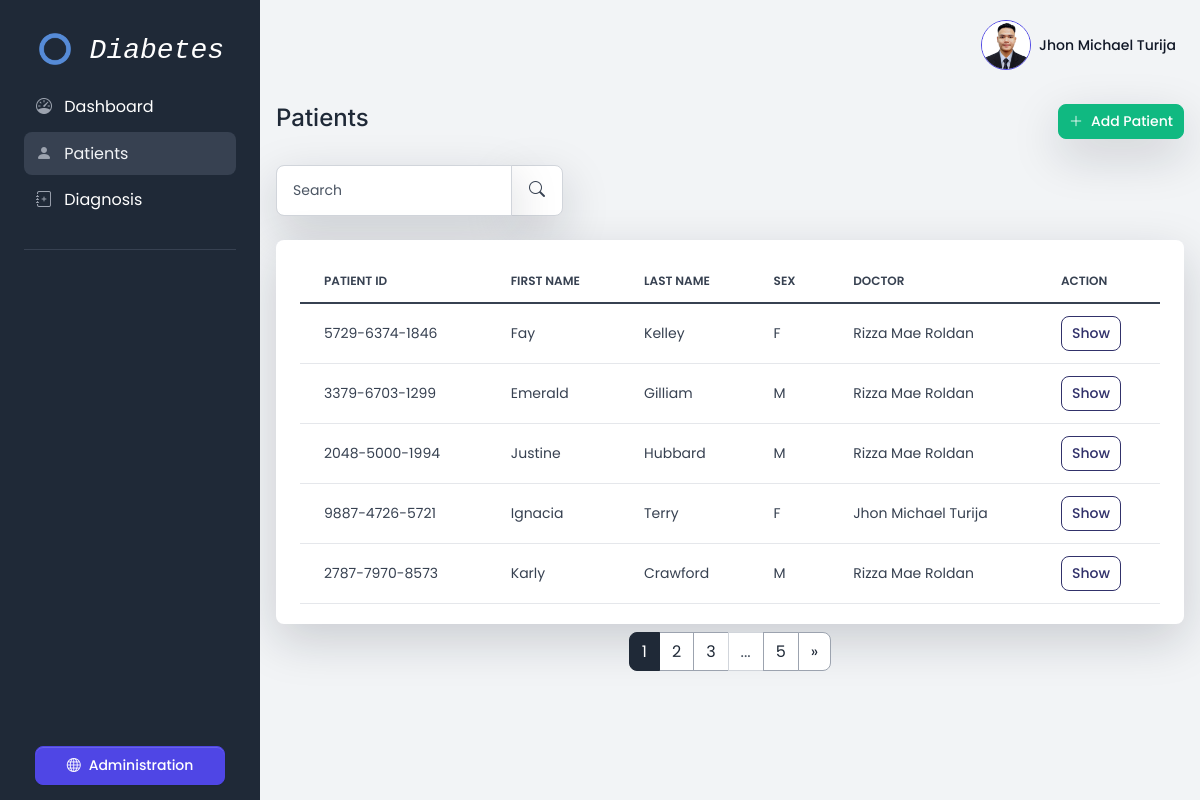
/patients/ (signed in), run on the app's committed database.
### diabetes/models.py (models this page shows, shortened)
class ExtendedUserModel(models.Model):
     user = models.OneToOneField(User, on_delete=models.CASCADE);
     image = models.ImageField(upload_to='user/images', null=True, blank=True)
     class Meta:
          verbose_name = 'User Image'

class Patient(models.Model):
     added_by = models.ForeignKey(User, on_delete=models.SET_NULL, null=True)
     custom_patient_id = models.CharField(max_length=14, unique=True, default=generate_unique_id, verbose_name='Patient ID')
     first_name = models.CharField(max_length=255, verbose_name='First name')
     middle_name = models.CharField(max_length=255, null=True, blank=True, verbose_name='Middle name')
     last_name = models.CharField(max_length=255, verbose_name='Last name')
     sex = models.CharField(max_length=1,choices=(('M','M'),('F','F')))
     address = models.CharField(max_length=255, null=True, blank=True)
     barangay = models.ForeignKey(Barangay, on_delete=models.CASCADE)
     created_at = models.DateTimeField(auto_now_add=True)
     updated_at = models.DateTimeField(auto_now=True)

### diabetes/views.py (the view)
# urls.py: path('patients/', views.patient_index, name='patients'),
@login_required(login_url='/login')
def patient_index(request):
     search = request.GET.get('search')
     if search:
          queryset = Patient.objects.filter(Q(custom_patient_id__icontains = search) | Q(first_name__icontains = search) | Q(last_name__icontains = search) | Q(added_by__first_name__icontains=search) | Q(added_by__last_name__icontains=search)).order_by('-created_at')
     else:
          search = ''
          queryset = Patient.objects.all().order_by('-created_at')
     items_per_page = 5
     paginator = Paginator(queryset, items_per_page)
     page_number = request.GET.get('page')
     patients = paginator.get_page(page_number)
     return render(request, 'diabetes/patient-index.html',{'patients': patients, 'search': search})

### diabetes/templates/diabetes/patient-index.html (shortened to what this page needs)
{% extends 'diabetes/base.html' %}
{% block content %}
<x-app-layout>
	<div class="d-flex justify-content-between flex-wrap flex-md-nowrap align-items-center py-4">
		<div class="d-block mb-md-0">
			<h2 class="h4">Patients</h2>
		</div>
		<div class="btn-toolbar mb-2 mb-md-0">
			<a href="{% url 'patient-create' %}" class="btn btn-sm btn-success d-inline-flex shadow-lg align-items-center text-white animate-up-1">
				<i class="icon icon-xs me-2 bi bi-plus-lg"></i>
				Add Patient
			</a>
		</div>
	</div>
	<div class="table-settings mb-4">
		<div class="row align-items-center justify-content-between">
			<div class="col col-md-6 col-lg-3 col-xl-4">
				<form action="" method="GET">
					<div class="input-group me-2 me-lg-3 fmxw-400">
						<input type="text" name="search" value="{{ search }}" class="form-control shadow-lg" placeholder="Search">
						<span class="input-group-text shadow-lg">
							<button type="submit" class="btn btn-xs">
								<i class="icon fs-6 bi bi-search"></i>
							</button>
						</span>
					</div>
				</form>
			</div>
		</div>
	</div>
	<div class="card card-body border-0 shadow-lg table-wrapper table-responsive mb-2">
		<table class="table table-hover">
			<thead>
				<tr>
					<th class="border-gray-200">Patient ID</th>
					<th class="border-gray-200">First name</th>
					<th class="border-gray-200">Last name</th>
					<th class="border-gray-200">Sex</th>
					<th class="border-gray-200">Doctor</th>
					<th class="border-gray-200">Action</th>
				</tr>
			</thead>
			<tbody>
				{% for patient in patients %}
					<tr>
						<td valign="middle">
							<span class="fw-normal">{{ patient.custom_patient_id }}</span>
						</td>
						<td valign="middle"><span class="fw-normal">{{ patient.first_name|title }}</span></td>
						<td valign="middle"><span class="fw-normal">{{ patient.last_name|title }}</span></td>
						<td valign="middle"><span class="fw-normal">{{ patient.sex|title }}</span></td>
						<td valign="middle"><span class="fw-normal">{{ patient.added_by.first_name|title }} {{ patient.added_by.last_name|title }}</span></td>
						<td valign="middle">
							<a href="{% url 'patient-update' patient.id %}" class="btn btn-sm btn-pill btn-outline-tertiary">Show</a>
						</td>
					</tr>
				{% endfor %}
			</tbody>
		</table>
	</div>
	<div class="d-flex justify-content-center">
		<nav aria-label="Page navigation example">
			<ul class="pagination">
			    {% for num in patients.paginator.page_range %}
				   {% if num > patients.number|add:'-3' and num < patients.number|add:'3' %}
					  {% if num == patients.number %}
							{% if patients.paginator.num_pages != 1 %}
							    <li class="page-item active"><span class="page-link">{{ num }}</span></li>
							{% endif %}
					  {% else %}
						 <li class="page-item"><a class="page-link" href="?page={{ num }}{% if search %}&search={{ search }}{% endif %}">{{ num }}</a></li>
					  {% endif %}
				   {% endif %}
			    {% endfor %}
			    {% if patients.number < patients.paginator.num_pages|add:'-3' %}
				   {% if patients.number < patients.paginator.num_pages|add:'-3' %}
					  <li class="page-item disabled"><span class="page-link">...</span></li>
				   {% endif %}
				   <li class="page-item"><a class="page-link" href="?page={{ patients.paginator.num_pages }}{% if search %}&search={{ search }}{% endif %}">{{ patients.paginator.num_pages }}</a></li>
			    {% endif %}
			    {% if patients.has_next %}
				   <li class="page-item"><a class="page-link" href="?page={{ patients.next_page_number }}{% if search %}&search={{ search }}{% endif %}">»</a></li>
			    {% endif %}
			</ul>
		 </nav>
		</div>
</x-app-layout>
{% endblock %}

### diabetes/templates/diabetes/navbar.html (shortened to what this page needs)
<nav class="navbar navbar-top navbar-expand navbar-dashboard navbar-dark ps-0 pe-2 pb-0">
	<div class="container-fluid px-0">
		<div class="d-flex justify-content-between w-100" id="navbarSupportedContent">
			<ul class="navbar-nav align-items-center">
				<li class="nav-item dropdown ms-lg-3">
					<a class="nav-link dropdown-toggle pt-1 px-0" href="#" role="button" data-bs-toggle="dropdown"
						aria-expanded="false">
						<div class="media d-flex align-items-center">
							<img class="rounded-circle border border-indigo border-1" src="{% if request.user.extendedusermodel.image %}{{ request.user.extendedusermodel.image.url }}{% else %}https://ui-avatars.com/api/?background=random&rounded=true&name={{ request.user.first_name }}+{{ request.user.last_name }}{% endif %}" width="50px">
							<div class="media-body ms-2 text-dark align-items-center d-none d-lg-block">
								<span class="mb-0 font-small fw-bold text-gray-900">{{ request.user.first_name|title }} {{ request.user.last_name|title }}</span>
							</div>
						</div>
					</a>
				</li>
			</ul>
		</div>
	</div>
</nav>

### diabetes/templates/diabetes/base.html (style rules this page uses)
* { font-family: 'Poppins'; }

### data on the page
Patient: custom_patient_id "5729-6374-1846", first_name "Fay", last_name "Kelley", sex "F", added_by.first_name "Rizza Mae", added_by.last_name "Roldan"
Patient: custom_patient_id "3379-6703-1299", first_name "Emerald", last_name "Gilliam", sex "M", added_by.first_name "Rizza Mae", added_by.last_name "Roldan"
Patient: custom_patient_id "2048-5000-1994", first_name "Justine", last_name "Hubbard", sex "M", added_by.first_name "Rizza Mae", added_by.last_name "Roldan"
Patient: custom_patient_id "9887-4726-5721", first_name "Ignacia", last_name "Terry", sex "F", added_by.first_name "Jhon Michael", added_by.last_name "Turija"
Patient: custom_patient_id "2787-7970-8573", first_name "Karly", last_name "Crawford", sex "M", added_by.first_name "Rizza Mae", added_by.last_name "Roldan"

### other printed values
{{ request.user.first_name|title }} "Jhon Michael"
{{ request.user.last_name|title }} "Turija"
{{ num }} "1"
{{ num }} "2" "3"
{{ patients.paginator.num_pages }} "5"
